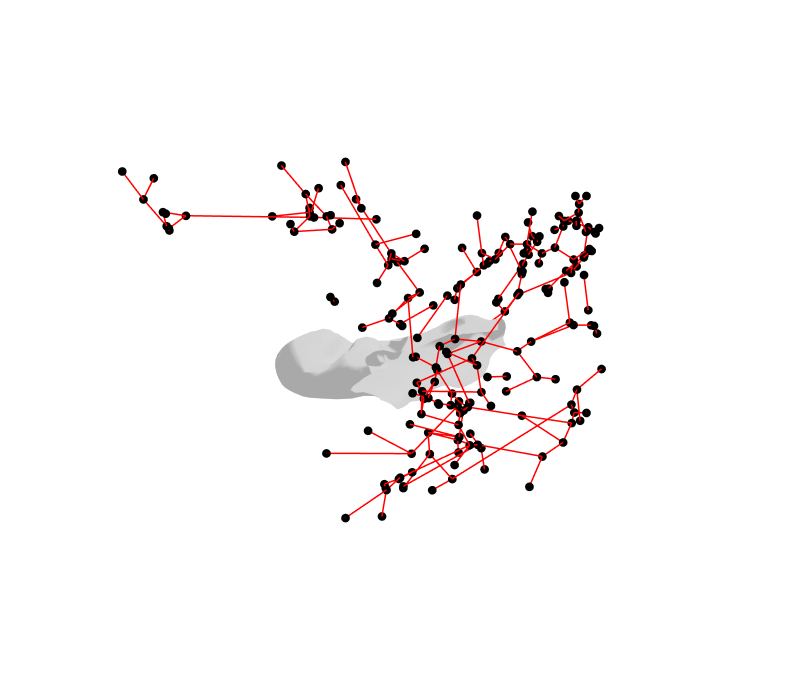

The code cell stored with this chart in its notebook:
### Code cell
fig = go.Figure()

fig = go.Figure(data=[go.Mesh3d(
    x=vertices[:,0], 
    y=vertices[:,1], 
    z=vertices[:,2], 
    i=faces[:,0], 
    j=faces[:,1], 
    k=faces[:,2], 
    color='lightgray')])

fig.add_trace(go.Scatter3d(
    x=data_nodes[1,:],
    y=data_nodes[2,:],
    z=data_nodes[3,:],
    mode='markers',
    marker=dict(
        size=3,
        color='black',
    )))

for i, j in zip(edges_course['pre'], edges_course['post']):
    x = np.array((course_network_props_dict[i-1][0], course_network_props_dict[j-1][0]))
    y = np.array((course_network_props_dict[i-1][1], course_network_props_dict[j-1][1]))
    z = np.array((course_network_props_dict[i-1][2], course_network_props_dict[j-1][2]))
    fig.add_trace(
        go.Scatter3d(
            x=x,
            y=y,
            z=z,
            mode='lines',
            line=dict(
                width=3,
                color='red'
            )            
        )
    )

fig.update_layout(
    width=800,
    height=700,
    scene = scene,
    scene_aspectmode='data',
    scene_camera=camera,
    margin=margin,
    showlegend=False,
    hovermode=False
)

fig.write_json("vascular_tree_course.json")
fig.show()

### Figure 1 — Plotly figure (JSON) as saved in the notebook; plotly's stock layout.template omitted (floating-point values rounded to 4 significant figures; data arrays with more than 128 entries replaced by an {"elided": "..."} marker saying what was removed)
{"data": [{"color": "lightgray", "i": {"elided": "3120 int values"}, "j": {"elided": "3120 int values"}, "k": {"elided": "3120 int values"}, "type": "mesh3d", "x": {"elided": "1644 float values"}, "y": {"elided": "1644 float values"}, "z": {"elided": "1644 float values"}}, {"marker": {"color": "black", "size": 3}, "mode": "markers", "type": "scatter3d", "x": {"elided": "199 float values"}, "y": {"elided": "199 float values"}, "z": {"elided": "199 float values"}}, {"line": {"color": "red", "width": 3}, "mode": "lines", "type": "scatter3d", "x": [4.9, 3.4], "y": [-27.7, -27.7], "z": [-19.8, -19.8]}, {"line": {"color": "red", "width": 3}, "mode": "lines", "type": "scatter3d", "x": [17.5, 16.0], "y": [8.6, 9.8], "z": [-1.2, -0.9]}, {"line": {"color": "red", "width": 3}, "mode": "lines", "type": "scatter3d", "x": [11.8, 10.6], "y": [-30.4, -28.9], "z": [1.5, 5.4]}, {"line": {"color": "red", "width": 3}, "mode": "lines", "type": "scatter3d", "x": [41.2, 40.3], "y": [7.4, 11.3], "z": [3.6, 5.7]}, {"line": {"color": "red", "width": 3}, "mode": "lines", "type": "scatter3d", "x": [4.3, 4.6], "y": [-27.7, -27.1], "z": [5.7, 6.6]}, {"line": {"color": "red", "width": 3}, "mode": "lines", "type": "scatter3d", "x": [38.2, 38.2], "y": [-19.9, -19.9], "z": [6.0, 6.6]}, {"line": {"color": "red", "width": 3}, "mode": "lines", "type": "scatter3d", "x": [16.3, 17.2], "y": [-34.6, -33.7], "z": [-6.9, -5.7]}, {"line": {"color": "red", "width": 3}, "mode": "lines", "type": "scatter3d", "x": [37.9, 34.0], "y": [-20.5, -30.7], "z": [5.4, 6.3]}, {"line": {"color": "red", "width": 3}, "mode": "lines", "type": "scatter3d", "x": [6.4, 7.0], "y": [-28.6, -28.3], "z": [3.9, 4.5]}, {"line": {"color": "red", "width": 3}, "mode": "lines", "type": "scatter3d", "x": [5.2, 4.3], "y": [-30.1, -39.4], "z": [-17.1, -14.7]}, {"line": {"color": "red", "width": 3}, "mode": "lines", "type": "scatter3d", "x": [14.8, 17.5], "y": [8.0, 6.2], "z": [0.6, 5.4]}, {"line": {"color": "red", "width": 3}, "mode": "lines", "type": "scatter3d", "x": [15.4, 15.4], "y": [-38.8, -39.1], "z": [-0.9, -1.5]}, {"line": {"color": "red", "width": 3}, "mode": "lines", "type": "scatter3d", "x": [16.3, 21.7], "y": [-34.6, -33.7], "z": [-6.9, -10.8]}, {"line": {"color": "red", "width": 3}, "mode": "lines", "type": "scatter3d", "x": [14.5, 14.5], "y": [-17.2, -17.5], "z": [-18.3, -18.3]}, {"line": {"color": "red", "width": 3}, "mode": "lines", "type": "scatter3d", "x": [7.0, 7.9], "y": [-21.4, -19.3], "z": [-24.6, -27.9]}, {"line": {"color": "red", "width": 3}, "mode": "lines", "type": "scatter3d", "x": [41.2, 40.9], "y": [7.4, 6.2], "z": [3.6, 6.0]}, {"line": {"color": "red", "width": 3}, "mode": "lines", "type": "scatter3d", "x": [21.7, 25.3], "y": [6.5, 5.3], "z": [2.7, 6.0]}, {"line": {"color": "red", "width": 3}, "mode": "lines", "type": "scatter3d", "x": [18.7, 18.7], "y": [-32.2, -30.4], "z": [0.9, 5.7]}, {"line": {"color": "red", "width": 3}, "mode": "lines", "type": "scatter3d", "x": [21.4, 27.4], "y": [6.2, -4.9], "z": [0.6, 5.7]}, {"line": {"color": "red", "width": 3}, "mode": "lines", "type": "scatter3d", "x": [6.7, 7.9], "y": [-29.2, -29.5], "z": [3.3, 3.0]}, {"line": {"color": "red", "width": 3}, "mode": "lines", "type": "scatter3d", "x": [4.6, 4.3], "y": [-28.6, -31.0], "z": [4.8, 2.7]}, {"line": {"color": "red", "width": 3}, "mode": "lines", "type": "scatter3d", "x": [12.4, 8.2], "y": [9.8, 10.4], "z": [-3.0, -2.4]}, {"line": {"color": "red", "width": 3}, "mode": "lines", "type": "scatter3d", "x": [11.8, 11.8], "y": [-40.0, -39.7], "z": [-3.6, -4.2]}, {"line": {"color": "red", "width": 3}, "mode": "lines", "type": "scatter3d", "x": [5.8, 4.0], "y": [-30.7, -32.5], "z": [-9.0, -9.0]}, {"line": {"color": "red", "width": 3}, "mode": "lines", "type": "scatter3d", "x": [8.8, 8.2], "y": [8.9, 3.8], "z": [-11.1, -7.2]}, {"line": {"color": "red", "width": 3}, "mode": "lines", "type": "scatter3d", "x": [19.6, 18.7], "y": [-9.1, -10.6], "z": [-26.4, -25.8]}, {"line": {"color": "red", "width": 3}, "mode": "lines", "type": "scatter3d", "x": [21.7, 21.1], "y": [-31.0, -29.8], "z": [-24.3, -25.8]}, {"line": {"color": "red", "width": 3}, "mode": "lines", "type": "scatter3d", "x": [19.9, 21.4], "y": [-6.7, -8.5], "z": [-27.3, -30.6]}, {"line": {"color": "red", "width": 3}, "mode": "lines", "type": "scatter3d", "x": [23.8, 26.2], "y": [-26.5, -23.5], "z": [-25.8, -30.0]}, {"line": {"color": "red", "width": 3}, "mode": "lines", "type": "scatter3d", "x": [12.4, 23.5], "y": [-14.5, -18.1], "z": [-22.8, -28.8]}, {"line": {"color": "red", "width": 3}, "mode": "lines", "type": "scatter3d", "x": [21.1, 21.4], "y": [-8.5, -9.4], "z": [-27.0, -27.6]}, {"line": {"color": "red", "width": 3}, "mode": "lines", "type": "scatter3d", "x": [20.8, 25.3], "y": [-14.8, -12.4], "z": [-24.3, -21.6]}, {"line": {"color": "red", "width": 3}, "mode": "lines", "type": "scatter3d", "x": [15.1, 15.7], "y": [-2.2, -4.6], "z": [-6.9, -12.9]}, {"line": {"color": "red", "width": 3}, "mode": "lines", "type": "scatter3d", "x": [19.9, 24.4], "y": [-7.3, -9.4], "z": [-8.7, -9.6]}, {"line": {"color": "red", "width": 3}, "mode": "lines", "type": "scatter3d", "x": [28.0, 26.8], "y": [-26.2, -24.4], "z": [-8.7, -9.0]}, {"line": {"color": "red", "width": 3}, "mode": "lines", "type": "scatter3d", "x": [5.8, 4.0], "y": [3.8, -4.0], "z": [-12.9, -6.6]}, {"line": {"color": "red", "width": 3}, "mode": "lines", "type": "scatter3d", "x": [12.7, 12.4], "y": [6.8, 9.5], "z": [-4.5, -6.3]}, {"line": {"color": "red", "width": 3}, "mode": "lines", "type": "scatter3d", "x": [3.7, 3.7], "y": [-27.7, -29.8], "z": [-3.0, -7.2]}, {"line": {"color": "red", "width": 3}, "mode": "lines", "type": "scatter3d", "x": [12.4, 10.9], "y": [4.1, 2.9], "z": [-3.9, -2.7]}, {"line": {"color": "red", "width": 3}, "mode": "lines", "type": "scatter3d", "x": [10.0, 10.6], "y": [-31.0, -31.6], "z": [0.3, -0.9]}, {"line": {"color": "red", "width": 3}, "mode": "lines", "type": "scatter3d", "x": [6.4, 5.8], "y": [-38.5, -38.5], "z": [0.6, 1.2]}, {"line": {"color": "red", "width": 3}, "mode": "lines", "type": "scatter3d", "x": [12.4, 15.7], "y": [9.8, 10.1], "z": [-3.0, 2.4]}, {"line": {"color": "red", "width": 3}, "mode": "lines", "type": "scatter3d", "x": [13.0, 19.6], "y": [5.6, 0.5], "z": [-3.3, 3.0]}, {"line": {"color": "red", "width": 3}, "mode": "lines", "type": "scatter3d", "x": [6.1, 9.1], "y": [-39.4, -40.3], "z": [4.5, 5.7]}, {"line": {"color": "red", "width": 3}, "mode": "lines", "type": "scatter3d", "x": [15.4, 14.5], "y": [-10.3, -8.5], "z": [-18.0, -18.0]}, {"line": {"color": "red", "width": 3}, "mode": "lines", "type": "scatter3d", "x": [15.4, 19.3], "y": [-39.7, -40.3], "z": [3.159e-06, -4.8]}, {"line": {"color": "red", "width": 3}, "mode": "lines", "type": "scatter3d", "x": [6.1, 5.8], "y": [-30.1, -26.5], "z": [-8.7, -3.9]}, {"line": {"color": "red", "width": 3}, "mode": "lines", "type": "scatter3d", "x": [12.4, 13.9], "y": [4.1, 3.8], "z": [-3.9, -3.6]}, {"line": {"color": "red", "width": 3}, "mode": "lines", "type": "scatter3d", "x": [11.8, 12.4], "y": [-40.0, -40.6], "z": [-3.6, -3.6]}, {"line": {"color": "red", "width": 3}, "mode": "lines", "type": "scatter3d", "x": [20.2, 20.2], "y": [10.7, 11.3], "z": [-1.5, -0.9]}, {"line": {"color": "red", "width": 3}, "mode": "lines", "type": "scatter3d", "x": [19.0, 19.3], "y": [7.1, 5.9], "z": [0.3, 0.6]}, {"line": {"color": "red", "width": 3}, "mode": "lines", "type": "scatter3d", "x": [14.8, 15.4], "y": [-39.7, -40.0], "z": [1.8, 1.5]}, {"line": {"color": "red", "width": 3}, "mode": "lines", "type": "scatter3d", "x": [12.7, 12.1], "y": [-37.6, -36.7], "z": [2.7, 3.3]}, {"line": {"color": "red", "width": 3}, "mode": "lines", "type": "scatter3d", "x": [4.9, 4.0], "y": [-37.9, -36.7], "z": [3.6, 3.9]}, {"line": {"color": "red", "width": 3}, "mode": "lines", "type": "scatter3d", "x": [19.9, 21.7], "y": [-33.4, -32.5], "z": [-1.5, 1.8]}, {"line": {"color": "red", "width": 3}, "mode": "lines", "type": "scatter3d", "x": [12.7, 11.5], "y": [-18.4, -21.7], "z": [-15.3, -15.3]}, {"line": {"color": "red", "width": 3}, "mode": "lines", "type": "scatter3d", "x": [4.0, 4.0], "y": [-25.3, -25.3], "z": [3.3, 2.7]}, {"line": {"color": "red", "width": 3}, "mode": "lines", "type": "scatter3d", "x": [14.2, 13.0], "y": [-33.7, -32.2], "z": [-4.8, -1.8]}, {"line": {"color": "red", "width": 3}, "mode": "lines", "type": "scatter3d", "x": [16.3, 17.2], "y": [-9.7, -7.6], "z": [-17.4, -16.8]}, {"line": {"color": "red", "width": 3}, "mode": "lines", "type": "scatter3d", "x": [13.6, 13.9], "y": [-38.2, -37.3], "z": [3.6, 5.4]}, {"line": {"color": "red", "width": 3}, "mode": "lines", "type": "scatter3d", "x": [6.1, 4.0], "y": [-31.9, -31.6], "z": [-0.6, 0.6]}, {"line": {"color": "red", "width": 3}, "mode": "lines", "type": "scatter3d", "x": [22.9, 23.8], "y": [-33.7, -34.9], "z": [-3.6, -5.1]}, {"line": {"color": "red", "width": 3}, "mode": "lines", "type": "scatter3d", "x": [5.2, 4.3], "y": [-40.6, -35.2], "z": [-9.9, -9.0]}, {"line": {"color": "red", "width": 3}, "mode": "lines", "type": "scatter3d", "x": [20.8, 28.6], "y": [-14.8, -8.5], "z": [-24.3, -24.0]}, {"line": {"color": "red", "width": 3}, "mode": "lines", "type": "scatter3d", "x": [4.9, 4.6], "y": [-37.9, -37.3], "z": [3.6, 3.3]}, {"line": {"color": "red", "width": 3}, "mode": "lines", "type": "scatter3d", "x": [12.4, 16.0], "y": [0.8, -1.6], "z": [-6.6, -3.3]}, {"line": {"color": "red", "width": 3}, "mode": "lines", "type": "scatter3d", "x": [6.4, 4.9], "y": [-38.2, -36.4], "z": [0.3, 0.9]}, {"line": {"color": "red", "width": 3}, "mode": "lines", "type": "scatter3d", "x": [19.9, 23.8], "y": [-6.7, -4.6], "z": [-27.3, -30.3]}, {"line": {"color": "red", "width": 3}, "mode": "lines", "type": "scatter3d", "x": [28.0, 25.6], "y": [-26.2, -31.6], "z": [-8.7, -6.0]}, {"line": {"color": "red", "width": 3}, "mode": "lines", "type": "scatter3d", "x": [5.2, 7.6], "y": [-30.1, -40.9], "z": [-17.1, -21.9]}, {"line": {"color": "red", "width": 3}, "mode": "lines", "type": "scatter3d", "x": [22.0, 24.4], "y": [-29.8, -28.6], "z": [-29.4, -30.9]}, {"line": {"color": "red", "width": 3}, "mode": "lines", "type": "scatter3d", "x": [16.6, 18.7], "y": [-12.4, -11.5], "z": [-14.1, -12.9]}, {"line": {"color": "red", "width": 3}, "mode": "lines", "type": "scatter3d", "x": [21.1, 23.5], "y": [-38.2, -40.0], "z": [-26.1, -24.3]}, {"line": {"color": "red", "width": 3}, "mode": "lines", "type": "scatter3d", "x": [21.1, 21.4], "y": [-38.2, -40.3], "z": [-26.1, -29.4]}, {"line": {"color": "red", "width": 3}, "mode": "lines", "type": "scatter3d", "x": [10.3, 17.8], "y": [-29.8, -39.4], "z": [-15.6, -18.0]}, {"line": {"color": "red", "width": 3}, "mode": "lines", "type": "scatter3d", "x": [4.3, 3.4], "y": [-27.7, -27.7], "z": [5.7, 6.6]}, {"line": {"color": "red", "width": 3}, "mode": "lines", "type": "scatter3d", "x": [12.4, 10.9], "y": [0.8, 9.5], "z": [-6.6, -9.0]}, {"line": {"color": "red", "width": 3}, "mode": "lines", "type": "scatter3d", "x": [38.2, 41.2], "y": [-19.9, -15.7], "z": [6.0, 5.1]}, {"line": {"color": "red", "width": 3}, "mode": "lines", "type": "scatter3d", "x": [41.2, 41.2], "y": [-30.1, -31.3], "z": [-4.5, -5.1]}, {"line": {"color": "red", "width": 3}, "mode": "lines", "type": "scatter3d", "x": [5.2, 6.1], "y": [4.1, 8.9], "z": [-13.5, -12.3]}, {"line": {"color": "red", "width": 3}, "mode": "lines", "type": "scatter3d", "x": [10.3, 10.9], "y": [-29.8, -40.3], "z": [-15.6, -16.2]}, {"line": {"color": "red", "width": 3}, "mode": "lines", "type": "scatter3d", "x": [36.1, 35.2], "y": [10.1, 10.7], "z": [1.5, 1.2]}, {"line": {"color": "red", "width": 3}, "mode": "lines", "type": "scatter3d", "x": [4.9, 4.0], "y": [3.8, 3.8], "z": [-15.9, -17.1]}, {"line": {"color": "red", "width": 3}, "mode": "lines", "type": "scatter3d", "x": [13.0, 19.0], "y": [-13.6, -8.2], "z": [-22.8, -26.1]}, {"line": {"color": "red", "width": 3}, "mode": "lines", "type": "scatter3d", "x": [13.0, 14.2], "y": [-13.6, -12.1], "z": [-22.8, -24.9]}, {"line": {"color": "red", "width": 3}, "mode": "lines", "type": "scatter3d", "x": [13.6, 13.0], "y": [-11.8, -13.6], "z": [-20.4, -22.8]}, {"line": {"color": "red", "width": 3}, "mode": "lines", "type": "scatter3d", "x": [12.4, 13.0], "y": [-14.5, -13.6], "z": [-22.8, -22.8]}, {"line": {"color": "red", "width": 3}, "mode": "lines", "type": "scatter3d", "x": [21.4, 19.9], "y": [-31.3, -33.4], "z": [-3.3, -1.5]}, {"line": {"color": "red", "width": 3}, "mode": "lines", "type": "scatter3d", "x": [22.9, 19.9], "y": [-33.7, -33.4], "z": [-3.6, -1.5]}, {"line": {"color": "red", "width": 3}, "mode": "lines", "type": "scatter3d", "x": [19.9, 19.0], "y": [-33.4, -33.7], "z": [-1.5, -0.6]}, {"line": {"color": "red", "width": 3}, "mode": "lines", "type": "scatter3d", "x": [17.8, 21.4], "y": [-20.8, -31.3], "z": [-10.8, -3.3]}, {"line": {"color": "red", "width": 3}, "mode": "lines", "type": "scatter3d", "x": [17.2, 17.8], "y": [-14.8, -20.8], "z": [-11.7, -10.8]}, {"line": {"color": "red", "width": 3}, "mode": "lines", "type": "scatter3d", "x": [15.1, 17.8], "y": [-22.6, -20.8], "z": [-11.1, -10.8]}, {"line": {"color": "red", "width": 3}, "mode": "lines", "type": "scatter3d", "x": [18.7, 17.5], "y": [-34.3, -35.5], "z": [-0.3, 1.2]}, {"line": {"color": "red", "width": 3}, "mode": "lines", "type": "scatter3d", "x": [15.7, 17.5], "y": [-33.1, -35.5], "z": [3.0, 1.2]}, {"line": {"color": "red", "width": 3}, "mode": "lines", "type": "scatter3d", "x": [18.4, 17.5], "y": [-34.3, -35.5], "z": [3.159e-06, 1.2]}, {"line": {"color": "red", "width": 3}, "mode": "lines", "type": "scatter3d", "x": [15.1, 20.8], "y": [-15.1, -14.8], "z": [-18.6, -24.3]}, {"line": {"color": "red", "width": 3}, "mode": "lines", "type": "scatter3d", "x": [14.8, 15.4], "y": [-12.4, -10.3], "z": [-18.3, -18.0]}, {"line": {"color": "red", "width": 3}, "mode": "lines", "type": "scatter3d", "x": [16.3, 15.4], "y": [-9.7, -10.3], "z": [-17.4, -18.0]}, {"line": {"color": "red", "width": 3}, "mode": "lines", "type": "scatter3d", "x": [15.7, 15.4], "y": [-33.1, -38.8], "z": [3.0, -0.9]}, {"line": {"color": "red", "width": 3}, "mode": "lines", "type": "scatter3d", "x": [15.4, 15.4], "y": [-38.8, -39.7], "z": [-0.9, 3.159e-06]}, {"line": {"color": "red", "width": 3}, "mode": "lines", "type": "scatter3d", "x": [17.5, 23.2], "y": [-21.4, -19.3], "z": [-22.8, -21.3]}, {"line": {"color": "red", "width": 3}, "mode": "lines", "type": "scatter3d", "x": [23.2, 23.2], "y": [-19.3, -19.3], "z": [-21.3, -21.3]}, {"line": {"color": "red", "width": 3}, "mode": "lines", "type": "scatter3d", "x": [13.0, 12.4], "y": [5.6, 4.1], "z": [-3.3, -3.9]}, {"line": {"color": "red", "width": 3}, "mode": "lines", "type": "scatter3d", "x": [7.0, 7.3], "y": [-34.0, -37.9], "z": [-2.1, -0.9]}, {"line": {"color": "red", "width": 3}, "mode": "lines", "type": "scatter3d", "x": [7.0, 14.2], "y": [-34.0, -33.7], "z": [-2.1, -4.8]}, {"line": {"color": "red", "width": 3}, "mode": "lines", "type": "scatter3d", "x": [6.1, 7.0], "y": [-31.9, -34.0], "z": [-0.6, -2.1]}, {"line": {"color": "red", "width": 3}, "mode": "lines", "type": "scatter3d", "x": [14.5, 14.8], "y": [-39.4, -39.7], "z": [1.2, 1.8]}, {"line": {"color": "red", "width": 3}, "mode": "lines", "type": "scatter3d", "x": [13.6, 14.8], "y": [-38.2, -39.7], "z": [3.6, 1.8]}, {"line": {"color": "red", "width": 3}, "mode": "lines", "type": "scatter3d", "x": [19.0, 21.7], "y": [7.1, 6.5], "z": [0.3, 2.7]}, {"line": {"color": "red", "width": 3}, "mode": "lines", "type": "scatter3d", "x": [21.4, 21.7], "y": [6.2, 6.5], "z": [0.6, 2.7]}, {"line": {"color": "red", "width": 3}, "mode": "lines", "type": "scatter3d", "x": [19.9, 28.0], "y": [-7.3, -26.2], "z": [-8.7, -8.7]}, {"line": {"color": "red", "width": 3}, "mode": "lines", "type": "scatter3d", "x": [15.1, 19.9], "y": [-2.2, -7.3], "z": [-6.9, -8.7]}, {"line": {"color": "red", "width": 3}, "mode": "lines", "type": "scatter3d", "x": [10.0, 6.1], "y": [-26.5, -30.1], "z": [-11.1, -8.7]}, {"line": {"color": "red", "width": 3}, "mode": "lines", "type": "scatter3d", "x": [5.8, 6.1], "y": [-30.7, -30.1], "z": [-9.0, -8.7]}, {"line": {"color": "red", "width": 3}, "mode": "lines", "type": "scatter3d", "x": [8.2, 6.7], "y": [-30.7, -29.2], "z": [0.9, 3.3]}, {"line": {"color": "red", "width": 3}, "mode": "lines", "type": "scatter3d", "x": [6.7, 6.4], "y": [-29.2, -28.6], "z": [3.3, 3.9]}, {"line": {"color": "red", "width": 3}, "mode": "lines", "type": "scatter3d", "x": [13.9, 13.6], "y": [-2.8, -11.8], "z": [-18.6, -20.4]}, {"line": {"color": "red", "width": 3}, "mode": "lines", "type": "scatter3d", "x": [13.9, 13.6], "y": [-13.0, -11.8], "z": [-19.2, -20.4]}, {"line": {"color": "red", "width": 3}, "mode": "lines", "type": "scatter3d", "x": [16.3, 16.6], "y": [-12.1, -12.4], "z": [-14.4, -14.1]}, {"line": {"color": "red", "width": 3}, "mode": "lines", "type": "scatter3d", "x": [17.2, 16.6], "y": [-14.8, -12.4], "z": [-11.7, -14.1]}, {"line": {"color": "red", "width": 3}, "mode": "lines", "type": "scatter3d", "x": [13.9, 12.7], "y": [-3.4, 0.8], "z": [-17.1, -15.3]}, {"line": {"color": "red", "width": 3}, "mode": "lines", "type": "scatter3d", "x": [5.8, 12.7], "y": [3.8, 0.8], "z": [-12.9, -15.3]}, {"line": {"color": "red", "width": 3}, "mode": "lines", "type": "scatter3d", "x": [10.3, 12.7], "y": [4.7, 0.8], "z": [-15.9, -15.3]}, {"line": {"color": "red", "width": 3}, "mode": "lines", "type": "scatter3d", "x": [4.9, 4.9], "y": [-26.5, -27.7], "z": [-21.0, -19.8]}, {"line": {"color": "red", "width": 3}, "mode": "lines", "type": "scatter3d", "x": [5.5, 4.9], "y": [-28.6, -27.7], "z": [-18.9, -19.8]}, {"line": {"color": "red", "width": 3}, "mode": "lines", "type": "scatter3d", "x": [4.9, 5.2], "y": [3.8, 4.1], "z": [-15.9, -13.5]}, {"line": {"color": "red", "width": 3}, "mode": "lines", "type": "scatter3d", "x": [10.3, 4.9], "y": [4.7, 3.8], "z": [-15.9, -15.9]}, {"line": {"color": "red", "width": 3}, "mode": "lines", "type": "scatter3d", "x": [19.0, 18.7], "y": [-33.7, -34.3], "z": [-0.6, -0.3]}, {"line": {"color": "red", "width": 3}, "mode": "lines", "type": "scatter3d", "x": [19.0, 18.7], "y": [-33.7, -32.2], "z": [-0.6, 0.9]}, {"line": {"color": "red", "width": 3}, "mode": "lines", "type": "scatter3d", "x": [13.9, 10.3], "y": [-2.8, 4.7], "z": [-18.6, -15.9]}, {"line": {"color": "red", "width": 3}, "mode": "lines", "type": "scatter3d", "x": [12.7, 13.6], "y": [-37.6, -38.2], "z": [2.7, 3.6]}, {"line": {"color": "red", "width": 3}, "mode": "lines", "type": "scatter3d", "x": [8.2, 6.1], "y": [-30.7, -31.9], "z": [0.9, -0.6]}, {"line": {"color": "red", "width": 3}, "mode": "lines", "type": "scatter3d", "x": [15.4, 16.3], "y": [-9.4, -9.7], "z": [-15.6, -17.4]}, {"line": {"color": "red", "width": 3}, "mode": "lines", "type": "scatter3d", "x": [11.5, 10.0], "y": [-25.6, -26.5], "z": [-12.3, -11.1]}, {"line": {"color": "red", "width": 3}, "mode": "lines", "type": "scatter3d", "x": [10.0, 5.8], "y": [-26.5, -30.7], "z": [-11.1, -9.0]}, {"line": {"color": "red", "width": 3}, "mode": "lines", "type": "scatter3d", "x": [6.7, 9.4], "y": [-39.4, -40.3], "z": [0.6, -1.2]}, {"line": {"color": "red", "width": 3}, "mode": "lines", "type": "scatter3d", "x": [7.3, 9.4], "y": [-37.9, -40.3], "z": [-0.9, -1.2]}, {"line": {"color": "red", "width": 3}, "mode": "lines", "type": "scatter3d", "x": [9.4, 11.8], "y": [-40.3, -40.0], "z": [-1.2, -3.6]}, {"line": {"color": "red", "width": 3}, "mode": "lines", "type": "scatter3d", "x": [6.4, 6.4], "y": [-38.2, -38.5], "z": [0.3, 0.6]}, {"line": {"color": "red", "width": 3}, "mode": "lines", "type": "scatter3d", "x": [6.4, 6.7], "y": [-38.5, -39.4], "z": [0.6, 0.6]}, {"line": {"color": "red", "width": 3}, "mode": "lines", "type": "scatter3d", "x": [10.0, 8.2], "y": [-31.0, -30.7], "z": [0.3, 0.9]}, {"line": {"color": "red", "width": 3}, "mode": "lines", "type": "scatter3d", "x": [11.8, 10.0], "y": [-30.4, -31.0], "z": [1.5, 0.3]}, {"line": {"color": "red", "width": 3}, "mode": "lines", "type": "scatter3d", "x": [12.7, 12.4], "y": [6.8, 9.8], "z": [-4.5, -3.0]}, {"line": {"color": "red", "width": 3}, "mode": "lines", "type": "scatter3d", "x": [13.9, 13.6], "y": [-13.0, -14.5], "z": [-19.2, -18.6]}, {"line": {"color": "red", "width": 3}, "mode": "lines", "type": "scatter3d", "x": [13.6, 10.3], "y": [-14.5, -23.8], "z": [-18.6, -20.1]}, {"line": {"color": "red", "width": 3}, "mode": "lines", "type": "scatter3d", "x": [14.8, 13.6], "y": [-14.8, -14.5], "z": [-18.0, -18.6]}, {"line": {"color": "red", "width": 3}, "mode": "lines", "type": "scatter3d", "x": [22.0, 5.5], "y": [-29.8, -28.6], "z": [-29.4, -18.9]}, {"line": {"color": "red", "width": 3}, "mode": "lines", "type": "scatter3d", "x": [5.5, 5.2], "y": [-28.6, -30.1], "z": [-18.9, -17.1]}, {"line": {"color": "red", "width": 3}, "mode": "lines", "type": "scatter3d", "x": [23.8, 22.0], "y": [-26.5, -29.8], "z": [-25.8, -29.4]}, {"line": {"color": "red", "width": 3}, "mode": "lines", "type": "scatter3d", "x": [23.2, 23.8], "y": [-24.7, -26.5], "z": [-22.8, -25.8]}, {"line": {"color": "red", "width": 3}, "mode": "lines", "type": "scatter3d", "x": [36.7, 38.5], "y": [8.9, 6.5], "z": [0.3, 0.3]}, {"line": {"color": "red", "width": 3}, "mode": "lines", "type": "scatter3d", "x": [36.7, 38.5], "y": [8.9, 6.5], "z": [0.3, 0.3]}, {"line": {"color": "red", "width": 3}, "mode": "lines", "type": "scatter3d", "x": [39.1, 38.5], "y": [5.9, 6.5], "z": [0.6, 0.3]}, {"line": {"color": "red", "width": 3}, "mode": "lines", "type": "scatter3d", "x": [6.7, 6.1], "y": [-39.4, -39.4], "z": [0.6, 4.5]}, {"line": {"color": "red", "width": 3}, "mode": "lines", "type": "scatter3d", "x": [6.1, 4.9], "y": [-39.4, -37.9], "z": [4.5, 3.6]}, {"line": {"color": "red", "width": 3}, "mode": "lines", "type": "scatter3d", "x": [10.3, 4.9], "y": [-23.8, -26.5], "z": [-20.1, -21.0]}, {"line": {"color": "red", "width": 3}, "mode": "lines", "type": "scatter3d", "x": [5.2, 4.9], "y": [-23.8, -26.5], "z": [-23.1, -21.0]}, {"line": {"color": "red", "width": 3}, "mode": "lines", "type": "scatter3d", "x": [15.1, 11.5], "y": [-22.6, -25.6], "z": [-11.1, -12.3]}, {"line": {"color": "red", "width": 3}, "mode": "lines", "type": "scatter3d", "x": [11.5, 10.3], "y": [-25.6, -29.8], "z": [-12.3, -15.6]}, {"line": {"color": "red", "width": 3}, "mode": "lines", "type": "scatter3d", "x": [21.4, 22.9], "y": [-31.3, -33.7], "z": [-3.3, -3.6]}, {"line": {"color": "red", "width": 3}, "mode": "lines", "type": "scatter3d", "x": [7.3, 6.4], "y": [-37.9, -38.2], "z": [-0.9, 0.3]}, {"line": {"color": "red", "width": 3}, "mode": "lines", "type": "scatter3d", "x": [14.2, 16.3], "y": [-33.7, -34.6], "z": [-4.8, -6.9]}, {"line": {"color": "red", "width": 3}, "mode": "lines", "type": "scatter3d", "x": [21.1, 19.9], "y": [-8.5, -6.7], "z": [-27.0, -27.3]}, {"line": {"color": "red", "width": 3}, "mode": "lines", "type": "scatter3d", "x": [19.0, 19.9], "y": [-8.2, -6.7], "z": [-26.1, -27.3]}, {"line": {"color": "red", "width": 3}, "mode": "lines", "type": "scatter3d", "x": [5.2, 5.8], "y": [4.1, 3.8], "z": [-13.5, -12.9]}, {"line": {"color": "red", "width": 3}, "mode": "lines", "type": "scatter3d", "x": [14.8, 15.1], "y": [-14.8, -15.1], "z": [-18.0, -18.6]}, {"line": {"color": "red", "width": 3}, "mode": "lines", "type": "scatter3d", "x": [15.1, 15.1], "y": [-15.1, -16.9], "z": [-18.6, -19.2]}, {"line": {"color": "red", "width": 3}, "mode": "lines", "type": "scatter3d", "x": [13.9, 13.9], "y": [-3.4, -2.8], "z": [-17.1, -18.6]}, {"line": {"color": "red", "width": 3}, "mode": "lines", "type": "scatter3d", "x": [15.4, 13.9], "y": [-9.4, -3.4], "z": [-15.6, -17.1]}, {"line": {"color": "red", "width": 3}, "mode": "lines", "type": "scatter3d", "x": [15.4, 14.8], "y": [-14.2, -14.8], "z": [-17.1, -18.0]}, {"line": {"color": "red", "width": 3}, "mode": "lines", "type": "scatter3d", "x": [39.4, 36.1], "y": [2.9, 10.1], "z": [2.4, 1.5]}, {"line": {"color": "red", "width": 3}, "mode": "lines", "type": "scatter3d", "x": [36.1, 36.7], "y": [10.1, 8.9], "z": [1.5, 0.3]}, {"line": {"color": "red", "width": 3}, "mode": "lines", "type": "scatter3d", "x": [16.3, 15.4], "y": [-12.1, -14.2], "z": [-14.4, -17.1]}, {"line": {"color": "red", "width": 3}, "mode": "lines", "type": "scatter3d", "x": [15.4, 14.8], "y": [-14.2, -12.4], "z": [-17.1, -18.3]}, {"line": {"color": "red", "width": 3}, "mode": "lines", "type": "scatter3d", "x": [39.4, 37.9], "y": [2.9, -20.5], "z": [2.4, 5.4]}, {"line": {"color": "red", "width": 3}, "mode": "lines", "type": "scatter3d", "x": [37.9, 38.2], "y": [-20.5, -19.9], "z": [5.4, 6.0]}, {"line": {"color": "red", "width": 3}, "mode": "lines", "type": "scatter3d", "x": [17.5, 23.2], "y": [-21.4, -24.7], "z": [-22.8, -22.8]}, {"line": {"color": "red", "width": 3}, "mode": "lines", "type": "scatter3d", "x": [23.2, 21.7], "y": [-24.7, -31.0], "z": [-22.8, -24.3]}, {"line": {"color": "red", "width": 3}, "mode": "lines", "type": "scatter3d", "x": [15.1, 17.5], "y": [-16.9, -21.4], "z": [-19.2, -22.8]}, {"line": {"color": "red", "width": 3}, "mode": "lines", "type": "scatter3d", "x": [15.1, 14.5], "y": [-16.9, -17.2], "z": [-19.2, -18.3]}, {"line": {"color": "red", "width": 3}, "mode": "lines", "type": "scatter3d", "x": [10.3, 5.2], "y": [-23.8, -23.8], "z": [-20.1, -23.1]}, {"line": {"color": "red", "width": 3}, "mode": "lines", "type": "scatter3d", "x": [6.4, 4.6], "y": [-28.6, -28.6], "z": [3.9, 4.8]}, {"line": {"color": "red", "width": 3}, "mode": "lines", "type": "scatter3d", "x": [4.6, 4.3], "y": [-28.6, -27.7], "z": [4.8, 5.7]}, {"line": {"color": "red", "width": 3}, "mode": "lines", "type": "scatter3d", "x": [21.7, 21.1], "y": [-31.0, -38.2], "z": [-24.3, -26.1]}, {"line": {"color": "red", "width": 3}, "mode": "lines", "type": "scatter3d", "x": [18.4, 18.7], "y": [-34.3, -34.3], "z": [3.159e-06, -0.3]}, {"line": {"color": "red", "width": 3}, "mode": "lines", "type": "scatter3d", "x": [16.9, 18.4], "y": [-32.5, -34.3], "z": [3.159e-06, 3.159e-06]}, {"line": {"color": "red", "width": 3}, "mode": "lines", "type": "scatter3d", "x": [19.0, 19.6], "y": [-8.2, -9.1], "z": [-26.1, -26.4]}, {"line": {"color": "red", "width": 3}, "mode": "lines", "type": "scatter3d", "x": [15.4, 14.5], "y": [-39.7, -39.4], "z": [3.159e-06, 1.2]}, {"line": {"color": "red", "width": 3}, "mode": "lines", "type": "scatter3d", "x": [14.5, 12.7], "y": [-39.4, -37.6], "z": [1.2, 2.7]}, {"line": {"color": "red", "width": 3}, "mode": "lines", "type": "scatter3d", "x": [14.5, 15.7], "y": [-31.6, -33.1], "z": [1.8, 3.0]}, {"line": {"color": "red", "width": 3}, "mode": "lines", "type": "scatter3d", "x": [18.7, 16.9], "y": [-32.2, -32.5], "z": [0.9, 3.159e-06]}, {"line": {"color": "red", "width": 3}, "mode": "lines", "type": "scatter3d", "x": [15.1, 12.4], "y": [-2.2, 0.8], "z": [-6.9, -6.6]}, {"line": {"color": "red", "width": 3}, "mode": "lines", "type": "scatter3d", "x": [13.0, 12.7], "y": [5.6, 6.8], "z": [-3.3, -4.5]}, {"line": {"color": "red", "width": 3}, "mode": "lines", "type": "scatter3d", "x": [19.6, 21.1], "y": [-9.1, -8.5], "z": [-26.4, -27.0]}, {"line": {"color": "red", "width": 3}, "mode": "lines", "type": "scatter3d", "x": [14.8, 13.9], "y": [-12.4, -13.0], "z": [-18.3, -19.2]}, {"line": {"color": "red", "width": 3}, "mode": "lines", "type": "scatter3d", "x": [39.1, 41.2], "y": [5.9, 7.4], "z": [0.6, 3.6]}, {"line": {"color": "red", "width": 3}, "mode": "lines", "type": "scatter3d", "x": [20.2, 21.4], "y": [10.7, 6.2], "z": [-1.5, 0.6]}, {"line": {"color": "red", "width": 3}, "mode": "lines", "type": "scatter3d", "x": [17.5, 20.2], "y": [8.6, 10.7], "z": [-1.2, -1.5]}, {"line": {"color": "red", "width": 3}, "mode": "lines", "type": "scatter3d", "x": [14.5, 16.6], "y": [-17.2, -15.7], "z": [-18.3, -12.6]}, {"line": {"color": "red", "width": 3}, "mode": "lines", "type": "scatter3d", "x": [16.6, 17.2], "y": [-15.7, -14.8], "z": [-12.6, -11.7]}, {"line": {"color": "red", "width": 3}, "mode": "lines", "type": "scatter3d", "x": [16.6, 15.1], "y": [-15.7, -22.6], "z": [-12.6, -11.1]}, {"line": {"color": "red", "width": 3}, "mode": "lines", "type": "scatter3d", "x": [16.9, 14.5], "y": [-32.5, -31.6], "z": [3.159e-06, 1.8]}, {"line": {"color": "red", "width": 3}, "mode": "lines", "type": "scatter3d", "x": [19.0, 17.5], "y": [7.1, 8.6], "z": [0.3, -1.2]}, {"line": {"color": "red", "width": 3}, "mode": "lines", "type": "scatter3d", "x": [5.2, 7.0], "y": [-23.8, -21.4], "z": [-23.1, -24.6]}, {"line": {"color": "red", "width": 3}, "mode": "lines", "type": "scatter3d", "x": [14.2, 14.2], "y": [-12.1, -12.1], "z": [-24.9, -24.9]}, {"line": {"color": "red", "width": 3}, "mode": "lines", "type": "scatter3d", "x": [7.0, 12.4], "y": [-21.4, -14.5], "z": [-24.6, -22.8]}, {"line": {"color": "red", "width": 3}, "mode": "lines", "type": "scatter3d", "x": [14.5, 11.8], "y": [-31.6, -30.4], "z": [1.8, 1.5]}, {"line": {"color": "red", "width": 3}, "mode": "lines", "type": "scatter3d", "x": [39.4, 39.1], "y": [2.9, 5.9], "z": [2.4, 0.6]}, {"line": {"color": "red", "width": 3}, "mode": "lines", "type": "scatter3d", "x": [16.3, 15.4], "y": [-12.1, -9.4], "z": [-14.4, -15.6]}], "layout": {"height": 700, "hovermode": false, "margin": {"b": 0, "l": 0, "r": 0, "t": 0}, "scene": {"aspectmode": "data", "aspectratio": {"x": 0.9004, "y": 1.243, "z": 0.8932}, "camera": {"center": {"x": 0, "y": 0, "z": 0}, "eye": {"x": -1.0, "y": 2.0, "z": 0}, "projection": {"type": "perspective"}, "up": {"x": 0, "y": 0, "z": 1}}, "xaxis": {"showbackground": false, "type": "linear", "visible": false}, "yaxis": {"showbackground": false, "type": "linear", "visible": false}, "zaxis": {"showbackground": false, "type": "linear", "visible": false}}, "showlegend": false, "width": 800}}
